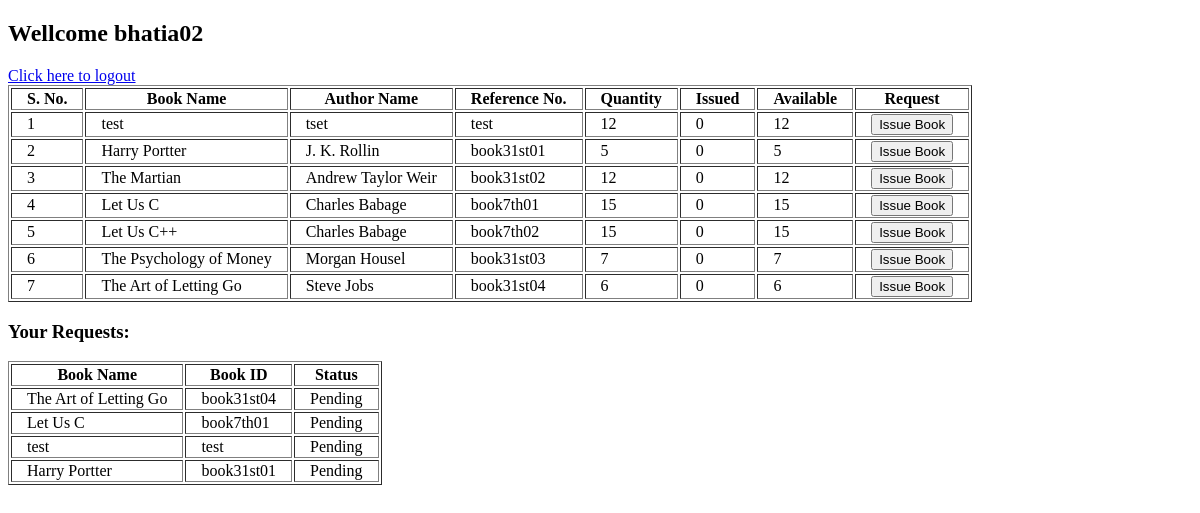
Before: /books (signed in) with the older database file.
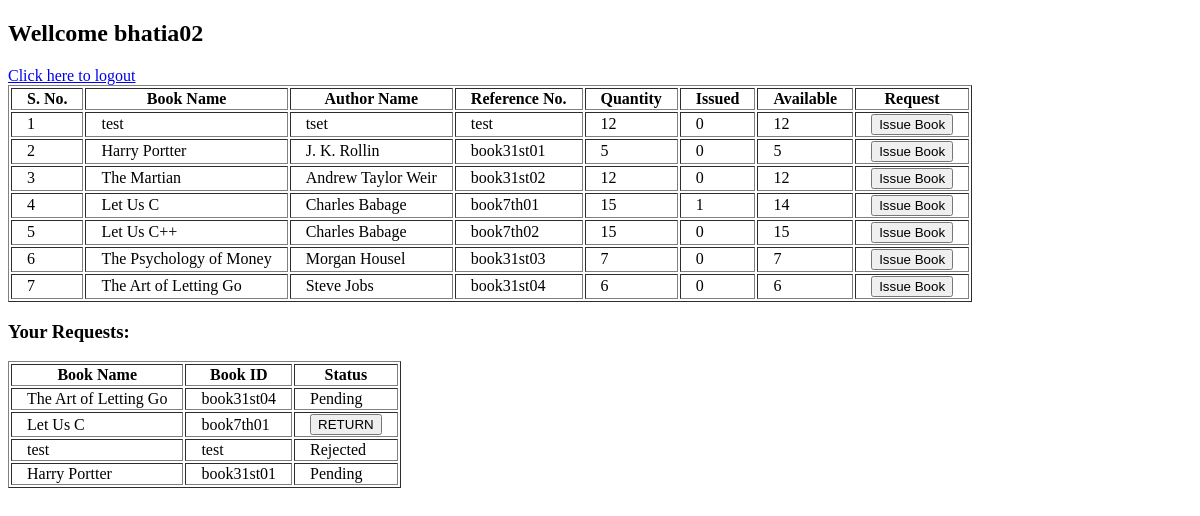
After: the same page with the newer database file.
### models/bookModel.py (models this page shows, shortened)
class bookModel(Base):
    __tablename__ = "books"
    snum = Column(Integer, primary_key=True, autoincrement=True)
    bookName = Column(String)
    author = Column(String)
    referenceNumber = Column(Integer)
    issued = Column(Integer, default=0)
    quantity = Column(Integer)
    available = Column(Integer, default=quantity)
    __table_args__ = (UniqueConstraint('referenceNumber', name='_referenceNumber_uc'),)
    @staticmethod
    def getAllBooks():
        booksData = dbSession.query(bookModel).all()
        return booksData

### models/requestModel.py (models this page shows, shortened)
class reqModel(Base):
    __tablename__ = "requests"
    snum = Column(Integer, primary_key=True, autoincrement=True)
    bookName = Column(String)
    issuedBy = Column(String)
    bookId = Column(String)
    action = Column(Boolean, default=None)
    approval = Column(Boolean, default=None)
    returned = Column(Boolean, default=None)
    @staticmethod
    def getUserRequest(user):
        print ('going to retreve user requests')
        reqs = dbSession.query(reqModel).filter(reqModel.issuedBy==user).all()
        if reqs:
            print ('got all requests!')
            return reqs
        else:
            print ("user didn't have any requests yet")

### routes.py (the view)
@main.route('/books')
def books():
    return booksController.get()

### controllers/booksCon.py (called while the page is built)
    def get():
        if 'username' in session and session['admin'] == False:
            booksData = bookModel.getAllBooks()
            user = session['username']
            booksReq = reqModel.getUserRequest(user)
            if 'error' in session:
                error = session['error']
                session.pop('error', None)
                return render_template('booksPage.html', books=booksData, requests=booksReq, err=error)
            return render_template('booksPage.html', books=booksData, requests=booksReq)
        else:
            return 'You are not logedin as user!<br><a href="http://localhost:5000/login">Click here to LOGIN</a>'

### templates/booksPage.html (shortened to what this page needs)
<!DOCTYPE html>
<html lang="en">
<head>
</head>
<body>
    <h2>Wellcome {{ session['username'] }}</h2>
    <a href="http://localhost:5542/logout">Click here to logout</a><br>
    <table border=1>
        <tr>
            <th>S. No.</th>
            <th>Book Name</th>
            <th>Author Name</th>
            <th>Reference No.</th>
            <th>Quantity</th>
            <th>Issued</th>
            <th>Available</th>
            <th>Request</th>
        </tr>
        {% for book in books %}
            <tr>
                <td>{{ book.snum }}</td>
                <td>{{ book.bookName }}</td>
                <td>{{ book.author }}</td>
                <td>{{ book.referenceNumber }}</td>
                <td>{{ book.quantity }}</td>
                <td>{{ book.issued }}</td>
                <td>{{ book.available }}</td>
                {% if book.available <= 0 %}
                    <td>Currently Unavailable</td>
                {% else %}
                    <td>
                        <form action="http://localhost:5542/books/issue" method="POST" style="display:inline;">
                            <button type="submit">Issue Book</button>
                        </form>
                    </td>
                {% endif %}
            </tr>
        {% endfor %}
    </table>
    {% if requests %}
        <h3>Your Requests: </h3>
        <table border="1">
            <tr>
                <th>Book Name</th>
                <th>Book ID</th>
                <th>Status</th>
            </tr>
            {% for request in requests %}
                <tr>
                    <td>{{ request.bookName }}</td>
                    <td>{{ request.bookId }}</td>
                    {% if request.action == None %}
                        <td>Pending</td>
                    {% elif request.action == True and request.approval == False %}
                        <td>Rejected</td>
                    {% elif request.returned == True %}
                        <td>Returned</td>
                    {% else %}
                        <td>
                            <form action="http://localhost:5542/books/return" method="POST" style="display:inline;">
                                <button type="submit">RETURN</button>
                            </form>
                        </td>
                    {% endif %}
                </tr>
            {% endfor %}
        </table>
    {% endif %}
</body>
</html>

### templates/booksPage.html (style rules this page uses)
th, td { padding-left: 15px; padding-right: 15px; }

Changed rows visible on the page:
changed bookModel "Let Us C": issued "0" → "1"; available "15" → "14"
changed reqModel "Let Us C": action "Pending" → "RETURN"
changed reqModel "test": action "Pending" → "Rejected"
